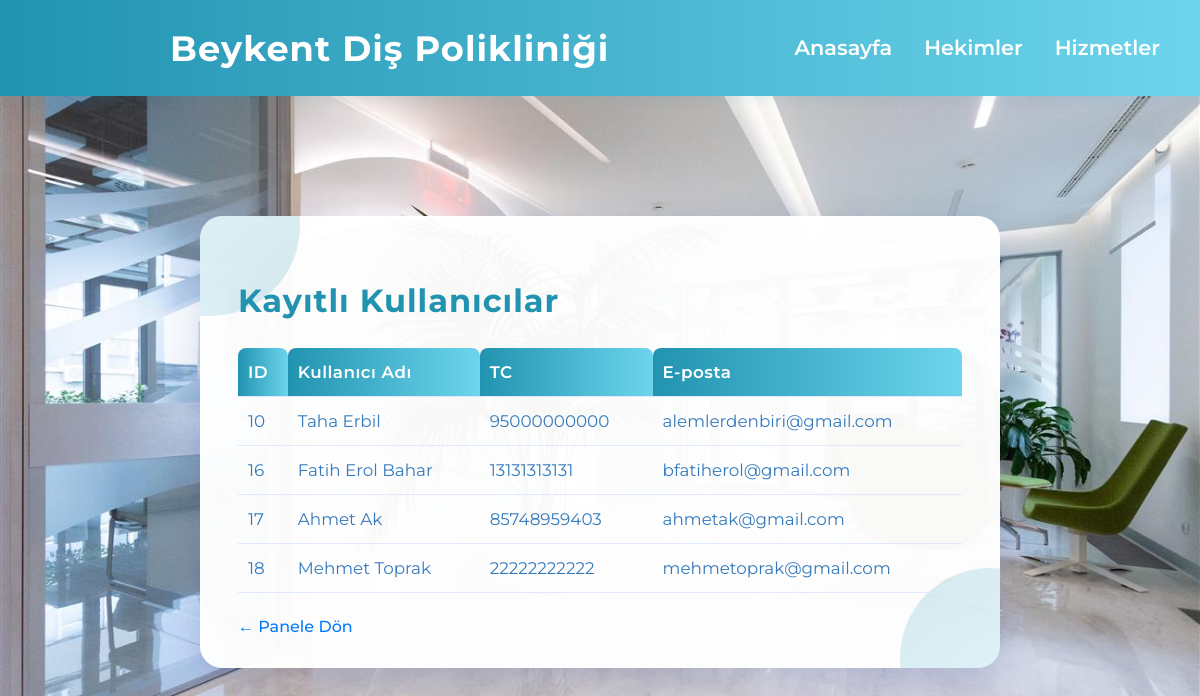
The app's page /kullanicilar with its own data.
### tables this page shows
CREATE TABLE kullanicilar (
            id INTEGER PRIMARY KEY AUTOINCREMENT,
            kullanici_adi TEXT NOT NULL,
            tc TEXT,
            eposta TEXT,
            sifre TEXT NOT NULL
        );

### kullanicilari_goster.py (the view)
@app.route("/kullanicilar")
def kullanicilar():
    conn = sqlite3.connect("user.db")
    cursor = conn.cursor()
    cursor.execute("SELECT id, kullanici_adi, tc, eposta FROM kullanicilar")
    kullanicilar = cursor.fetchall()
    conn.close()
    return render_template("kullanicilar.html", kullanicilar=kullanicilar)

### templates/kullanicilar.html (shortened to what this page needs)
<!DOCTYPE html>
<html lang="tr">
<head>
    <link rel="stylesheet" href="{{ url_for('static', filename='style_kullanicilar.css') }}">
    <link rel="stylesheet" href="{{ url_for('static', filename='style.css') }}">
</head>
<body>
    <nav class="navbar">
      <div class="navbar-logo">
        <span class="logo-text">Beykent Diş Polikliniği</span>
      </div>
      <ul class="navbar-links" id="navbarLinks">
        <li><a href="/">Anasayfa</a></li>
        <li><a href="/hekimler">Hekimler</a></li>
        <li><a href="/hizmetler">Hizmetler</a></li>
      </ul>
    </nav>
    <div class="kullanicilar-container" style="margin-top:72px;">
        <h1>Kayıtlı Kullanıcılar</h1>
        {% if kullanicilar %}
            <table class="kullanicilar-table">
              <thead>
                <tr>
                  <th>ID</th>
                  <th>Kullanıcı Adı</th>
                  <th>TC</th>
                  <th>E-posta</th>
                </tr>
              </thead>
              <tbody>
                {% for kullanici in kullanicilar %}
                <tr>
                  <td>{{ kullanici[0] }}</td>
                  <td>{{ kullanici[1] }}</td>
                  <td>{{ kullanici[2] }}</td>
                  <td>{{ kullanici[3] }}</td>
                </tr>
                {% endfor %}
              </tbody>
            </table>
        {% else %}
            <p>Kayıtlı kullanıcı bulunamadı.</p>
        {% endif %}
        <a class="back-link" href="{{ url_for('admin_panel') }}">← Panele Dön</a>
    </div>
</body>
</html>

### static/style_kullanicilar.css (style rules this page uses)
* { box-sizing: border-box; }
body { font-family: 'Montserrat', Arial, sans-serif; background: linear-gradient(135deg, #e0eafc 0%, #cfdef3 100%); min-height: 100vh; margin: 0; display: flex; justify-content: center; align-items: flex-start; }
.kullanicilar-container { background: rgba(255,255,255,0.97); padding: 44px 38px 32px 38px; border-radius: 22px; box-shadow: 0 12px 40px 0 rgba(31, 38, 135, 0.18); margin-top: 48px; width: 800px; max-width: 98vw; position: relative; overflow: hidden; }
.kullanicilar-container::before { content: ""; position: absolute; top: -80px; left: -80px; width: 180px; height: 180px; background: linear-gradient(135deg, #6dd5ed 0%, #2193b0 100%); border-radius: 50%; opacity: 0.18; z-index: 0; }
.kullanicilar-container::after { content: ""; position: absolute; bottom: -80px; right: -80px; width: 180px; height: 180px; background: linear-gradient(135deg, #2193b0 0%, #6dd5ed 100%); border-radius: 50%; opacity: 0.18; z-index: 0; }
.kullanicilar-container h1 { margin-bottom: 28px; color: #2193b0; font-size: 2rem; font-weight: 700; letter-spacing: 1px; z-index: 1; position: relative; }
.kullanicilar-table { width: 100%; border-collapse: collapse; background: transparent; z-index: 1; position: relative; }
.kullanicilar-table th, .kullanicilar-table td { padding: 14px 10px; border-bottom: 1.5px solid #e0eafc; text-align: left; font-size: 1.05rem; }
.kullanicilar-table th { background: linear-gradient(90deg, #2193b0 0%, #6dd5ed 100%); color: #fff; font-weight: 600; letter-spacing: 0.5px; border-radius: 8px 8px 0 0; }
.kullanicilar-table td { color: #357abd; }
.back-link { display: block; margin-top: 24px; color: #007bff; text-decoration: none; font-weight: 500; z-index: 1; position: relative; }

### static/style.css (style rules this page uses)
body { font-family: 'Montserrat', Arial, sans-serif; background: linear-gradient(135deg, #e0eafc 0%, #cfdef3 100%); min-height: 100vh; margin: 0; display: flex; justify-content: center; align-items: center; background-image: url('/static/klinik.jpg'), linear-gradient(135deg, #e0eafc 0%, #cfdef3 100%); background-size: cover; background-position: center; background-repeat: no-repeat; }
.navbar { position: fixed; top: 0; left: 0; width: 100%; height: 96px; z-index: 1000; display: flex; align-items: center; justify-content: space-between; background: linear-gradient(90deg, #2193b0 0%, #6dd5ed 100%); padding: 0 40px; box-shadow: 0 2px 12px rgba(33,147,176,0.10); box-sizing: border-box; }
.navbar-logo { width: 200px; height: 121px; background: url('/static/logo.png') no-repeat left center; background-size: 121px 121px; display: flex; align-items: center; margin-right: 32px; }
.logo-text { margin-left: 130px; color: #fff; font-weight: 700; font-size: 2.2rem; letter-spacing: 1px; white-space: nowrap; }
.navbar-links { list-style: none; display: flex; gap: 32px; margin: 0; padding: 0; align-items: center; height: 96px; }
.navbar-links li a { color: #fff; text-decoration: none; font-weight: 600; font-size: 1.3rem; line-height: 96px; height: 96px; display: flex; align-items: center; }
body { margin: 0; padding-top: 12px; }

### records on screen
kullanicilar: id "10", kullanici_adi "Taha Erbil", tc "95000000000", eposta "alemlerdenbiri@gmail.com"
kullanicilar: id "16", kullanici_adi "Fatih Erol Bahar", tc "13131313131", eposta "bfatiherol@gmail.com"
kullanicilar: id "17", kullanici_adi "Ahmet Ak", tc "85748959403", eposta "ahmetak@gmail.com"
kullanicilar: id "18", kullanici_adi "Mehmet Toprak", tc "22222222222", eposta "mehmetoprak@gmail.com"
